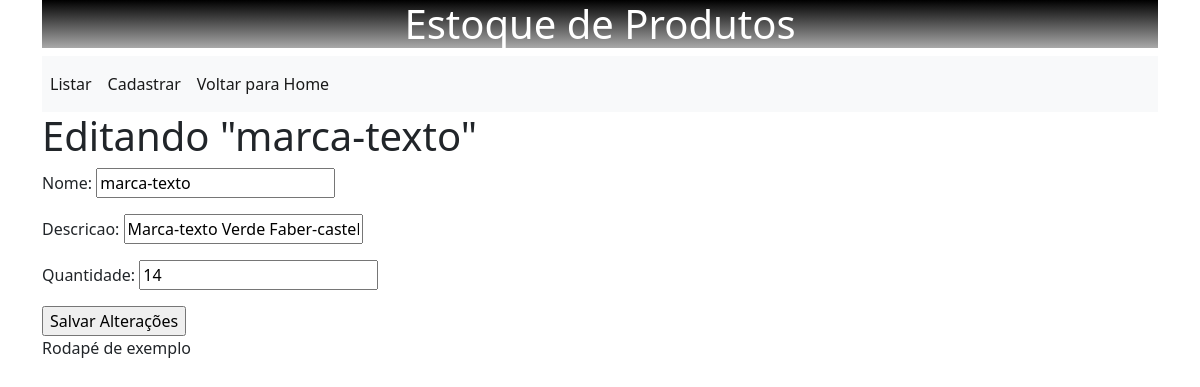
The app's page /produtos/atualizar/13 with its own data.
### produtos/models.py (models this page shows, shortened)
class Produtos(models.Model):
    nome = models.CharField(max_length=200)
    descricao = models.CharField(max_length=400)
    quantidade = models.IntegerField()
    data_cadastro = models.DateTimeField(auto_now_add=True)

### produtos/views.py (the view)
# urls.py: path('atualizar/<int:id>', views.atualizar, name='atualizar'),
def atualizar(request, id):
    novo = get_object_or_404(Produtos, pk=id)
    form = ProdForm(instance=novo)
    if(request.method == 'POST'):
        form = ProdForm(request.POST, instance = novo)
        if(form.is_valid()):
            novo.save()
            return redirect('/')
        else:
            return render(request, "produtos/atualizar.html", {'form':form, 'novo': novo})
    else:
        return render(request, "produtos/atualizar.html", {'form':form, 'novo': novo})

### produtos/form.py
class ProdForm(ModelForm):
    class Meta:
        model = Produtos
        fields = ['nome', 'descricao', 'quantidade']

### produtos/templates/produtos/atualizar.html (shortened to what this page needs)
{% extends 'produtos/base.html' %}
{% block content %}
<h1>Editando "{{novo.nome}}"</h1>
<form method="POST">
        <fieldset>
            {{ form.as_p}}
                <input type="submit" name="atualizar"  value="Salvar Alterações">
        </fieldset>
</form>
{% endblock content %}

### records on screen
Produtos: nome "marca-texto", descricao "Marca-texto Verde Faber-castel", quantidade "14"
